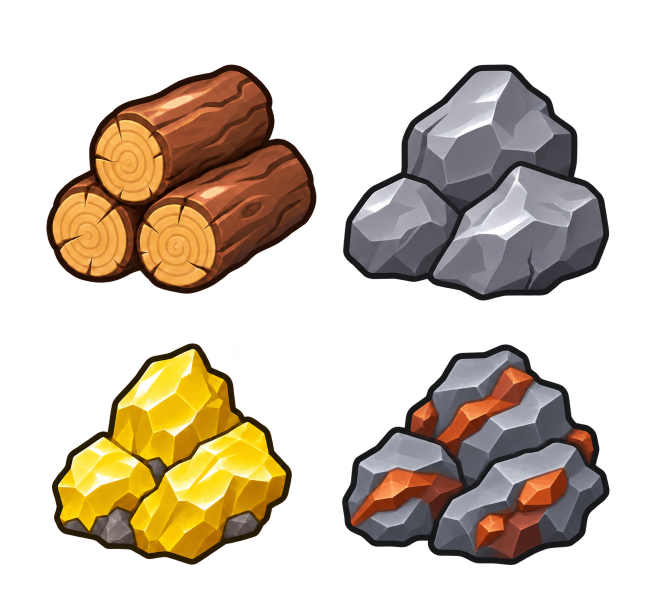
#> input picture art/ai/resource-items/resource-items.png, 1308 x 1202 px, found by its file name (shown at 1/2 size)
$ python pack-resource-items.py
#> lines starting #> are read from the running program, lines starting #| are printed output that depends on the picture
"""Package Blender sources, runtime files, and an honest reference/model comparison."""
from pathlib import Path
from zipfile import ZipFile,ZIP_DEFLATED
import shutil
from PIL import Image,ImageDraw,ImageFont
root=Path('art/models/resource-items');out=Path('apps/client/static/assets/resource-items');kinds=['wood','rock','sulfur','metal'];ref=Image.open('art/ai/resource-items/resource-items.png').convert('RGBA');font=ImageFont.truetype('/usr/share/fonts/truetype/dejavu/DejaVuSans.ttf',18)
#> further down, ref is the input picture: PIL image 1308x1202 RGBA; mean R, G, B, A 57.1, 45.1, 30, 101
preview=Image.new('RGBA',(1024,1024),(0,0,0,0));comparison=Image.new('RGB',(1080,1320),'#23333c');draw=ImageDraw.Draw(comparison)
#> after `preview = Image.new('RGBA', (1024, 1024), (0, 0, 0, 0))`: preview: PIL image 1024x1024 RGBA; every value is 0
#> after `comparison = Image.new('RGB', (1080, 1320), '#23333c')`:
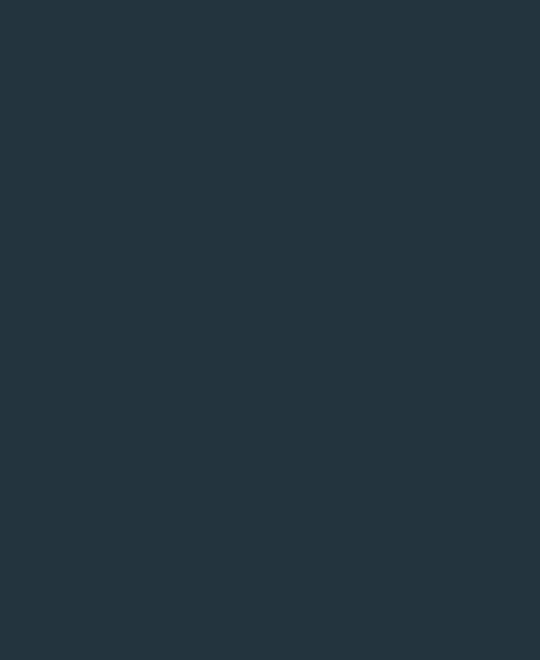
#> comparison: PIL image 1080x1320 RGB (shown at 1/2 size); mean R, G, B 35, 51, 60
def fit(image,size):
 image=image.crop(image.getchannel('A').getbbox());image.thumbnail(size,Image.Resampling.LANCZOS);return image
for i,kind in enumerate(kinds):
#> (the run stopped early here; a loop or call above may not have finished)
